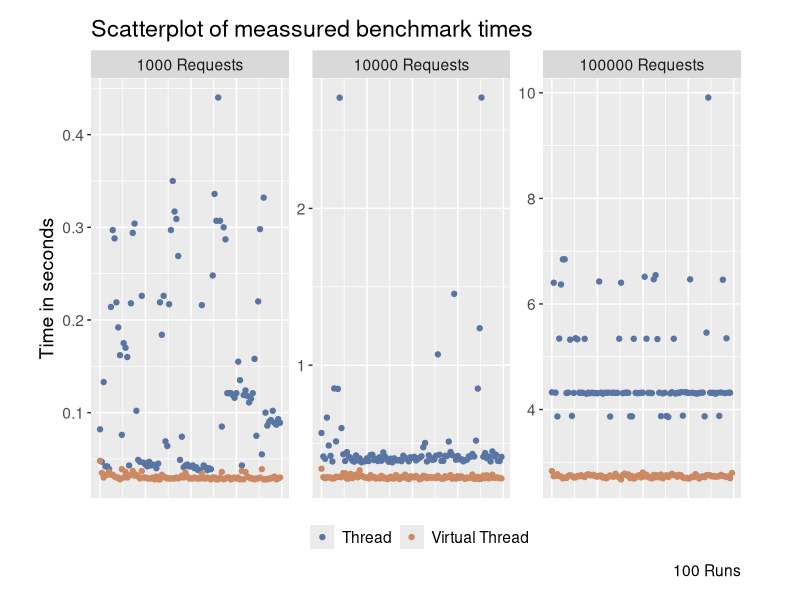
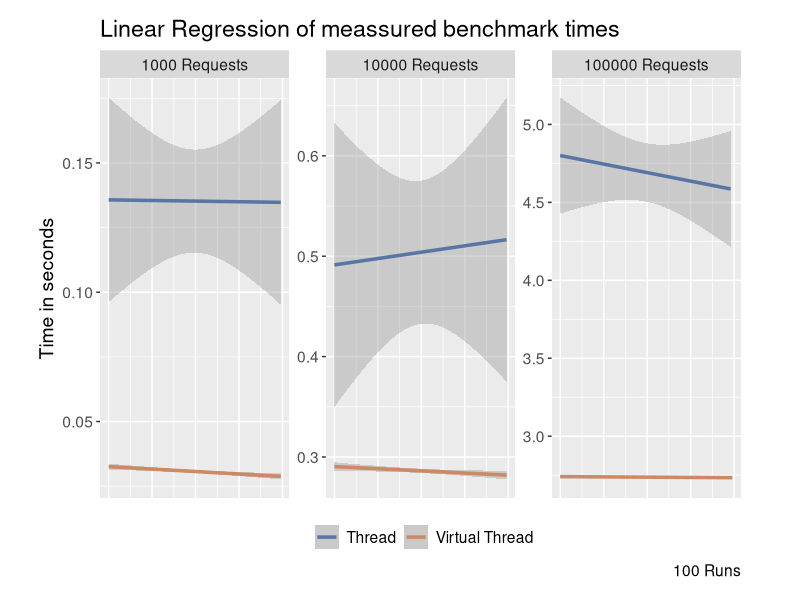
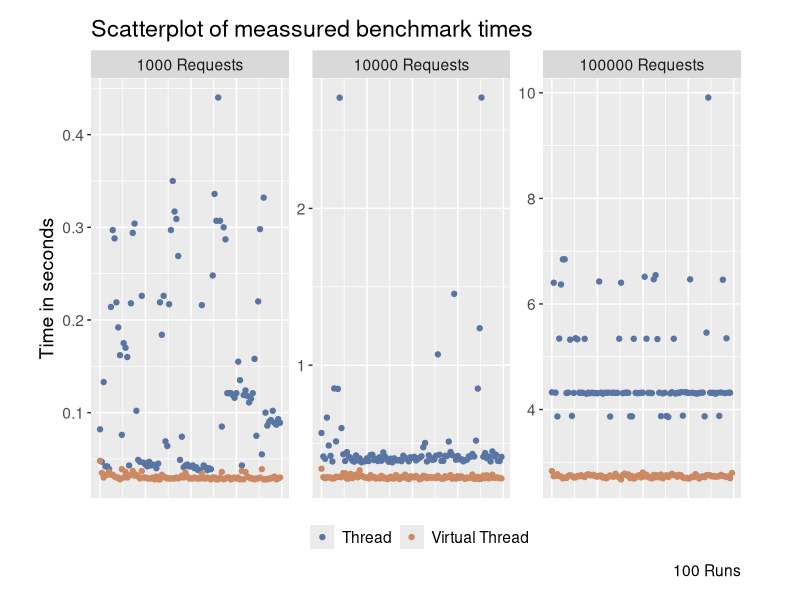
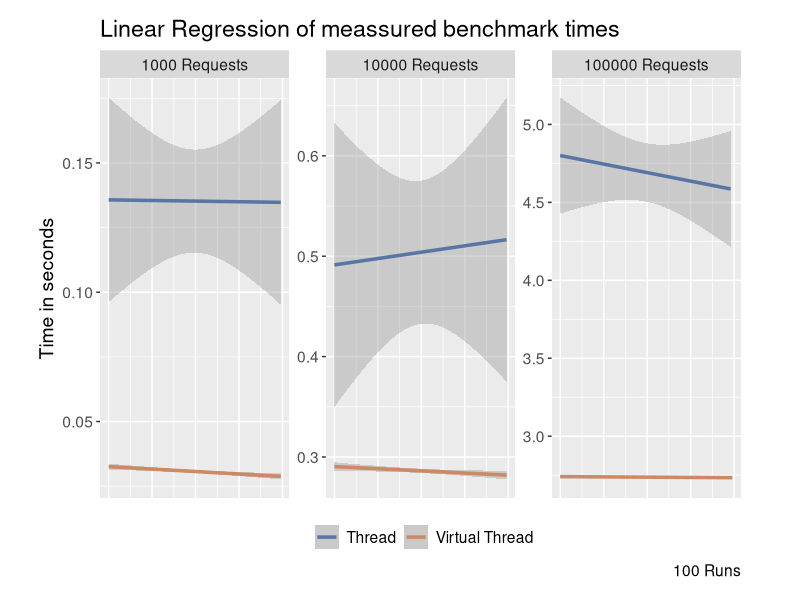

These figures' R source, in order:
library(ggplot2)

cbp1 <- c("#999999", "#E69F00", "#56B4E9", "#009E73",
          "#F0E442", "#0072B2", "#D55E00", "#CC79A7")

data <- read.csv("./Footprint/all.csv")

data <- subset(data, data$requests < 1000000)
data <- subset(data, data$runs == 100)

data$requests.char <- paste0(data$requests, " Requests")

data.t <- subset(data, data$type == "Thread")
data.vt <- subset(data, data$type == "Virtual Thread")


scatter_plot <- ggplot(data) + geom_point(aes(y=time,x=run_number, color=type)) +
  facet_wrap(~requests.char, scales = "free") +
  labs(
    title = "Scatterplot of meassured benchmark times",
    y = "Time in seconds",
    color = "",
    caption = "100 Runs"
  ) +
  scale_color_manual(values = c("#5975A4","#CC8963")) + 
  theme(
    text = element_text(size = 14),
    plot.margin = margin(t = 0.5, r = 1.5, b = 0.5, l = 1, unit = "cm"),
    axis.title.x=element_blank(),
    axis.text.x=element_blank(),
    axis.ticks.x=element_blank(),
    legend.position = "bottom"
  )

print(scatter_plot)

ggsave(plot=scatter_plot,"./Footprint/scatter_plot_100.png",width=8.17,height=3.5)

linreg_plot <- ggplot(data) + geom_smooth(method = "lm",aes(y=time,x=run_number, color=type), size = 1.2) +
  facet_wrap(~requests.char, scales = "free") +
  labs(
    title = "Linear Regression of meassured benchmark times",
    y = "Time in seconds",
    color = "",
    caption = "100 Runs"
  ) +
  scale_color_manual(values = c("#5975A4","#CC8963")) + 
  theme(
    text = element_text(size = 14),
    plot.margin = margin(t = 0.5, r = 1.5, b = 0.5, l = 1, unit = "cm"),
    axis.title.x=element_blank(),
    axis.text.x=element_blank(),
    axis.ticks.x=element_blank(),
    legend.position = "bottom"
  )

print(linreg_plot)

ggsave(plot=linreg_plot,"./Footprint/linreg_plot_100.png",width=8.17,height=3.5)
